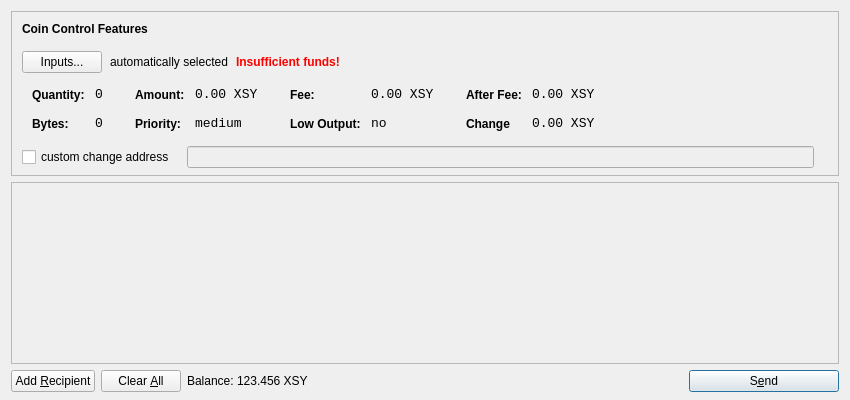
<?xml version="1.0" encoding="UTF-8"?>
<ui version="4.0">
 <class>SendCoinsDialog</class>
 <widget class="QDialog" name="SendCoinsDialog">
  <property name="geometry">
   <rect>
    <x>0</x>
    <y>0</y>
    <width>850</width>
    <height>400</height>
   </rect>
  </property>
  <property name="windowTitle">
   <string>Send Coins</string>
  </property>
  <layout class="QVBoxLayout" name="verticalLayout" stretch="0,1,0">
   <property name="bottomMargin">
    <number>8</number>
   </property>
   <item>
    <widget class="QFrame" name="frameCoinControl">
     <property name="sizePolicy">
      <sizepolicy hsizetype="Expanding" vsizetype="Expanding">
       <horstretch>0</horstretch>
       <verstretch>0</verstretch>
      </sizepolicy>
     </property>
     <property name="maximumSize">
      <size>
       <width>16777215</width>
       <height>16777215</height>
      </size>
     </property>
     <property name="frameShape">
      <enum>QFrame::StyledPanel</enum>
     </property>
     <property name="frameShadow">
      <enum>QFrame::Sunken</enum>
     </property>
     <layout class="QVBoxLayout" name="verticalLayoutCoinControl2">
      <property name="spacing">
       <number>-1</number>
      </property>
      <property name="leftMargin">
       <number>0</number>
      </property>
      <property name="topMargin">
       <number>0</number>
      </property>
      <property name="rightMargin">
       <number>0</number>
      </property>
      <property name="bottomMargin">
       <number>6</number>
      </property>
      <item>
       <layout class="QVBoxLayout" name="verticalLayoutCoinControl" stretch="0,0,0,0,1">
        <property name="spacing">
         <number>0</number>
        </property>
        <property name="leftMargin">
         <number>10</number>
        </property>
        <property name="topMargin">
         <number>10</number>
        </property>
        <item>
         <layout class="QHBoxLayout" name="horizontalLayoutCoinControl1">
          <property name="bottomMargin">
           <number>15</number>
          </property>
          <item>
           <widget class="QLabel" name="labelCoinControlFeatures">
            <property name="sizePolicy">
             <sizepolicy hsizetype="Preferred" vsizetype="Maximum">
              <horstretch>0</horstretch>
              <verstretch>0</verstretch>
             </sizepolicy>
            </property>
            <property name="font">
             <font>
              <weight>75</weight>
              <bold>true</bold>
             </font>
            </property>
            <property name="styleSheet">
             <string notr="true">font-weight:bold;</string>
            </property>
            <property name="text">
             <string>Coin Control Features</string>
            </property>
           </widget>
          </item>
         </layout>
        </item>
        <item>
         <layout class="QHBoxLayout" name="horizontalLayoutCoinControl2" stretch="0,0,0,0">
          <property name="spacing">
           <number>8</number>
          </property>
          <property name="bottomMargin">
           <number>10</number>
          </property>
          <item>
           <widget class="QPushButton" name="pushButtonCoinControl">
            <property name="styleSheet">
             <string notr="true"/>
            </property>
            <property name="text">
             <string>Inputs...</string>
            </property>
           </widget>
          </item>
          <item>
           <widget class="QLabel" name="labelCoinControlAutomaticallySelected">
            <property name="text">
             <string>automatically selected</string>
            </property>
            <property name="margin">
             <number>5</number>
            </property>
           </widget>
          </item>
          <item>
           <widget class="QLabel" name="labelCoinControlInsuffFunds">
            <property name="font">
             <font>
              <weight>75</weight>
              <bold>true</bold>
             </font>
            </property>
            <property name="styleSheet">
             <string notr="true">color:red;font-weight:bold;</string>
            </property>
            <property name="text">
             <string>Insufficient funds!</string>
            </property>
            <property name="margin">
             <number>5</number>
            </property>
           </widget>
          </item>
          <item>
           <spacer name="horizontalSpacerCoinControl">
            <property name="orientation">
             <enum>Qt::Horizontal</enum>
            </property>
            <property name="sizeHint" stdset="0">
             <size>
              <width>40</width>
              <height>1</height>
             </size>
            </property>
           </spacer>
          </item>
         </layout>
        </item>
        <item>
         <widget class="QWidget" name="widgetCoinControl" native="true">
          <property name="sizePolicy">
           <sizepolicy hsizetype="Preferred" vsizetype="Preferred">
            <horstretch>0</horstretch>
            <verstretch>0</verstretch>
           </sizepolicy>
          </property>
          <property name="minimumSize">
           <size>
            <width>0</width>
            <height>0</height>
           </size>
          </property>
          <property name="styleSheet">
           <string notr="true"/>
          </property>
          <layout class="QHBoxLayout" name="horizontalLayoutCoinControl5">
           <property name="margin">
            <number>0</number>
           </property>
           <item>
            <layout class="QHBoxLayout" name="horizontalLayoutCoinControl3" stretch="0,0,0,1">
             <property name="spacing">
              <number>20</number>
             </property>
             <property name="topMargin">
              <number>0</number>
             </property>
             <property name="bottomMargin">
              <number>10</number>
             </property>
             <item>
              <layout class="QFormLayout" name="formLayoutCoinControl1">
               <property name="horizontalSpacing">
                <number>10</number>
               </property>
               <property name="verticalSpacing">
                <number>14</number>
               </property>
               <property name="leftMargin">
                <number>10</number>
               </property>
               <property name="topMargin">
                <number>4</number>
               </property>
               <property name="rightMargin">
                <number>6</number>
               </property>
               <item row="0" column="0">
                <widget class="QLabel" name="labelCoinControlQuantityText">
                 <property name="styleSheet">
                  <string notr="true">font-weight:bold;</string>
                 </property>
                 <property name="text">
                  <string>Quantity:</string>
                 </property>
                 <property name="margin">
                  <number>0</number>
                 </property>
                </widget>
               </item>
               <item row="0" column="1">
                <widget class="QLabel" name="labelCoinControlQuantity">
                 <property name="font">
                  <font>
                   <family>Monospace</family>
                   <pointsize>10</pointsize>
                  </font>
                 </property>
                 <property name="cursor">
                  <cursorShape>IBeamCursor</cursorShape>
                 </property>
                 <property name="contextMenuPolicy">
                  <enum>Qt::ActionsContextMenu</enum>
                 </property>
                 <property name="text">
                  <string>0</string>
                 </property>
                 <property name="margin">
                  <number>0</number>
                 </property>
                 <property name="textInteractionFlags">
                  <set>Qt::LinksAccessibleByMouse|Qt::TextSelectableByKeyboard|Qt::TextSelectableByMouse</set>
                 </property>
                </widget>
               </item>
               <item row="1" column="0">
                <widget class="QLabel" name="labelCoinControlBytesText">
                 <property name="styleSheet">
                  <string notr="true">font-weight:bold;</string>
                 </property>
                 <property name="text">
                  <string>Bytes:</string>
                 </property>
                </widget>
               </item>
               <item row="1" column="1">
                <widget class="QLabel" name="labelCoinControlBytes">
                 <property name="font">
                  <font>
                   <family>Monospace</family>
                   <pointsize>10</pointsize>
                  </font>
                 </property>
                 <property name="cursor">
                  <cursorShape>IBeamCursor</cursorShape>
                 </property>
                 <property name="contextMenuPolicy">
                  <enum>Qt::ActionsContextMenu</enum>
                 </property>
                 <property name="text">
                  <string>0</string>
                 </property>
                 <property name="textInteractionFlags">
                  <set>Qt::LinksAccessibleByMouse|Qt::TextSelectableByKeyboard|Qt::TextSelectableByMouse</set>
                 </property>
                </widget>
               </item>
              </layout>
             </item>
             <item>
              <layout class="QFormLayout" name="formLayoutCoinControl2">
               <property name="horizontalSpacing">
                <number>10</number>
               </property>
               <property name="verticalSpacing">
                <number>14</number>
               </property>
               <property name="leftMargin">
                <number>6</number>
               </property>
               <property name="topMargin">
                <number>4</number>
               </property>
               <property name="rightMargin">
                <number>6</number>
               </property>
               <item row="0" column="0">
                <widget class="QLabel" name="labelCoinControlAmountText">
                 <property name="styleSheet">
                  <string notr="true">font-weight:bold;</string>
                 </property>
                 <property name="text">
                  <string>Amount:</string>
                 </property>
                 <property name="margin">
                  <number>0</number>
                 </property>
                </widget>
               </item>
               <item row="0" column="1">
                <widget class="QLabel" name="labelCoinControlAmount">
                 <property name="font">
                  <font>
                   <family>Monospace</family>
                   <pointsize>10</pointsize>
                  </font>
                 </property>
                 <property name="cursor">
                  <cursorShape>IBeamCursor</cursorShape>
                 </property>
                 <property name="contextMenuPolicy">
                  <enum>Qt::ActionsContextMenu</enum>
                 </property>
                 <property name="text">
                  <string>0.00 XSY</string>
                 </property>
                 <property name="textInteractionFlags">
                  <set>Qt::LinksAccessibleByMouse|Qt::TextSelectableByKeyboard|Qt::TextSelectableByMouse</set>
                 </property>
                </widget>
               </item>
               <item row="1" column="0">
                <widget class="QLabel" name="labelCoinControlPriorityText">
                 <property name="styleSheet">
                  <string notr="true">font-weight:bold;</string>
                 </property>
                 <property name="text">
                  <string>Priority:</string>
                 </property>
                </widget>
               </item>
               <item row="1" column="1">
                <widget class="QLabel" name="labelCoinControlPriority">
                 <property name="font">
                  <font>
                   <family>Monospace</family>
                   <pointsize>10</pointsize>
                  </font>
                 </property>
                 <property name="cursor">
                  <cursorShape>IBeamCursor</cursorShape>
                 </property>
                 <property name="contextMenuPolicy">
                  <enum>Qt::ActionsContextMenu</enum>
                 </property>
                 <property name="text">
                  <string>medium</string>
                 </property>
                 <property name="textInteractionFlags">
                  <set>Qt::LinksAccessibleByMouse|Qt::TextSelectableByKeyboard|Qt::TextSelectableByMouse</set>
                 </property>
                </widget>
               </item>
              </layout>
             </item>
             <item>
              <layout class="QFormLayout" name="formLayoutCoinControl3">
               <property name="horizontalSpacing">
                <number>10</number>
               </property>
               <property name="verticalSpacing">
                <number>14</number>
               </property>
               <property name="leftMargin">
                <number>6</number>
               </property>
               <property name="topMargin">
                <number>4</number>
               </property>
               <property name="rightMargin">
                <number>6</number>
               </property>
               <item row="0" column="0">
                <widget class="QLabel" name="labelCoinControlFeeText">
                 <property name="styleSheet">
                  <string notr="true">font-weight:bold;</string>
                 </property>
                 <property name="text">
                  <string>Fee:</string>
                 </property>
                 <property name="margin">
                  <number>0</number>
                 </property>
                </widget>
               </item>
               <item row="0" column="1">
                <widget class="QLabel" name="labelCoinControlFee">
                 <property name="font">
                  <font>
                   <family>Monospace</family>
                   <pointsize>10</pointsize>
                  </font>
                 </property>
                 <property name="cursor">
                  <cursorShape>IBeamCursor</cursorShape>
                 </property>
                 <property name="contextMenuPolicy">
                  <enum>Qt::ActionsContextMenu</enum>
                 </property>
                 <property name="text">
                  <string>0.00 XSY</string>
                 </property>
                 <property name="textInteractionFlags">
                  <set>Qt::LinksAccessibleByMouse|Qt::TextSelectableByKeyboard|Qt::TextSelectableByMouse</set>
                 </property>
                </widget>
               </item>
               <item row="1" column="0">
                <widget class="QLabel" name="labelCoinControlLowOutputText">
                 <property name="styleSheet">
                  <string notr="true">font-weight:bold;</string>
                 </property>
                 <property name="text">
                  <string>Low Output:</string>
                 </property>
                </widget>
               </item>
               <item row="1" column="1">
                <widget class="QLabel" name="labelCoinControlLowOutput">
                 <property name="font">
                  <font>
                   <family>Monospace</family>
                   <pointsize>10</pointsize>
                  </font>
                 </property>
                 <property name="cursor">
                  <cursorShape>IBeamCursor</cursorShape>
                 </property>
                 <property name="contextMenuPolicy">
                  <enum>Qt::ActionsContextMenu</enum>
                 </property>
                 <property name="text">
                  <string>no</string>
                 </property>
                 <property name="textInteractionFlags">
                  <set>Qt::LinksAccessibleByMouse|Qt::TextSelectableByKeyboard|Qt::TextSelectableByMouse</set>
                 </property>
                </widget>
               </item>
              </layout>
             </item>
             <item>
              <layout class="QFormLayout" name="formLayoutCoinControl4">
               <property name="horizontalSpacing">
                <number>10</number>
               </property>
               <property name="verticalSpacing">
                <number>14</number>
               </property>
               <property name="leftMargin">
                <number>6</number>
               </property>
               <property name="topMargin">
                <number>4</number>
               </property>
               <property name="rightMargin">
                <number>6</number>
               </property>
               <item row="0" column="0">
                <widget class="QLabel" name="labelCoinControlAfterFeeText">
                 <property name="styleSheet">
                  <string notr="true">font-weight:bold;</string>
                 </property>
                 <property name="text">
                  <string>After Fee:</string>
                 </property>
                 <property name="margin">
                  <number>0</number>
                 </property>
                </widget>
               </item>
               <item row="0" column="1">
                <widget class="QLabel" name="labelCoinControlAfterFee">
                 <property name="font">
                  <font>
                   <family>Monospace</family>
                   <pointsize>10</pointsize>
                  </font>
                 </property>
                 <property name="cursor">
                  <cursorShape>IBeamCursor</cursorShape>
                 </property>
                 <property name="contextMenuPolicy">
                  <enum>Qt::ActionsContextMenu</enum>
                 </property>
                 <property name="text">
                  <string>0.00 XSY</string>
                 </property>
                 <property name="textInteractionFlags">
                  <set>Qt::LinksAccessibleByMouse|Qt::TextSelectableByKeyboard|Qt::TextSelectableByMouse</set>
                 </property>
                </widget>
               </item>
               <item row="1" column="0">
                <widget class="QLabel" name="labelCoinControlChangeText">
                 <property name="styleSheet">
                  <string notr="true">font-weight:bold;</string>
                 </property>
                 <property name="text">
                  <string>Change</string>
                 </property>
                </widget>
               </item>
               <item row="1" column="1">
                <widget class="QLabel" name="labelCoinControlChange">
                 <property name="font">
                  <font>
                   <family>Monospace</family>
                   <pointsize>10</pointsize>
                  </font>
                 </property>
                 <property name="cursor">
                  <cursorShape>IBeamCursor</cursorShape>
                 </property>
                 <property name="contextMenuPolicy">
                  <enum>Qt::ActionsContextMenu</enum>
                 </property>
                 <property name="text">
                  <string>0.00 XSY</string>
                 </property>
                 <property name="textInteractionFlags">
                  <set>Qt::LinksAccessibleByMouse|Qt::TextSelectableByKeyboard|Qt::TextSelectableByMouse</set>
                 </property>
                </widget>
               </item>
              </layout>
             </item>
            </layout>
           </item>
          </layout>
         </widget>
        </item>
        <item>
         <layout class="QHBoxLayout" name="horizontalLayoutCoinControl4" stretch="0,0,0">
          <property name="spacing">
           <number>12</number>
          </property>
          <property name="sizeConstraint">
           <enum>QLayout::SetDefaultConstraint</enum>
          </property>
          <property name="topMargin">
           <number>5</number>
          </property>
          <property name="rightMargin">
           <number>5</number>
          </property>
          <item>
           <widget class="QCheckBox" name="checkBoxCoinControlChange">
            <property name="text">
             <string>custom change address</string>
            </property>
           </widget>
          </item>
          <item>
           <widget class="QLineEdit" name="lineEditCoinControlChange">
            <property name="enabled">
             <bool>false</bool>
            </property>
            <property name="sizePolicy">
             <sizepolicy hsizetype="Expanding" vsizetype="Fixed">
              <horstretch>0</horstretch>
              <verstretch>0</verstretch>
             </sizepolicy>
            </property>
           </widget>
          </item>
          <item>
           <widget class="QLabel" name="labelCoinControlChangeLabel">
            <property name="sizePolicy">
             <sizepolicy hsizetype="Preferred" vsizetype="Expanding">
              <horstretch>0</horstretch>
              <verstretch>0</verstretch>
             </sizepolicy>
            </property>
            <property name="minimumSize">
             <size>
              <width>0</width>
              <height>0</height>
             </size>
            </property>
            <property name="text">
             <string/>
            </property>
            <property name="margin">
             <number>3</number>
            </property>
           </widget>
          </item>
         </layout>
        </item>
        <item>
         <spacer name="verticalSpacerCoinControl">
          <property name="orientation">
           <enum>Qt::Vertical</enum>
          </property>
          <property name="sizeHint" stdset="0">
           <size>
            <width>800</width>
            <height>1</height>
           </size>
          </property>
         </spacer>
        </item>
       </layout>
      </item>
     </layout>
    </widget>
   </item>
   <item>
    <widget class="QScrollArea" name="scrollArea">
     <property name="widgetResizable">
      <bool>true</bool>
     </property>
     <widget class="QWidget" name="scrollAreaWidgetContents">
      <property name="geometry">
       <rect>
        <x>0</x>
        <y>0</y>
        <width>830</width>
        <height>165</height>
       </rect>
      </property>
      <layout class="QVBoxLayout" name="verticalLayout_2">
       <property name="margin">
        <number>0</number>
       </property>
       <item>
        <layout class="QVBoxLayout" name="entries">
         <property name="spacing">
          <number>6</number>
         </property>
        </layout>
       </item>
       <item>
        <spacer name="verticalSpacer">
         <property name="orientation">
          <enum>Qt::Vertical</enum>
         </property>
         <property name="sizeHint" stdset="0">
          <size>
           <width>20</width>
           <height>40</height>
          </size>
         </property>
        </spacer>
       </item>
      </layout>
     </widget>
    </widget>
   </item>
   <item>
    <layout class="QHBoxLayout" name="horizontalLayout">
     <item>
      <widget class="QPushButton" name="addButton">
       <property name="toolTip">
        <string>Send to multiple recipients at once</string>
       </property>
       <property name="text">
        <string>Add &amp;Recipient</string>
       </property>
       <property name="icon">
        <iconset resource="../bitcoin.qrc">
         <normaloff>:/icons/add</normaloff>:/icons/add</iconset>
       </property>
       <property name="autoDefault">
        <bool>false</bool>
       </property>
      </widget>
     </item>
     <item>
      <widget class="QPushButton" name="clearButton">
       <property name="sizePolicy">
        <sizepolicy hsizetype="Minimum" vsizetype="Fixed">
         <horstretch>0</horstretch>
         <verstretch>0</verstretch>
        </sizepolicy>
       </property>
       <property name="toolTip">
        <string>Remove all transaction fields</string>
       </property>
       <property name="text">
        <string>Clear &amp;All</string>
       </property>
       <property name="icon">
        <iconset resource="../bitcoin.qrc">
         <normaloff>:/icons/remove</normaloff>:/icons/remove</iconset>
       </property>
       <property name="autoRepeatDelay">
        <number>300</number>
       </property>
       <property name="autoDefault">
        <bool>false</bool>
       </property>
      </widget>
     </item>
     <item>
      <layout class="QHBoxLayout" name="horizontalLayout_2">
       <property name="spacing">
        <number>3</number>
       </property>
       <item>
        <widget class="QLabel" name="label">
         <property name="sizePolicy">
          <sizepolicy hsizetype="Preferred" vsizetype="Fixed">
           <horstretch>0</horstretch>
           <verstretch>0</verstretch>
          </sizepolicy>
         </property>
         <property name="text">
          <string>Balance:</string>
         </property>
        </widget>
       </item>
       <item>
        <widget class="QLabel" name="labelBalance">
         <property name="sizePolicy">
          <sizepolicy hsizetype="Preferred" vsizetype="Fixed">
           <horstretch>0</horstretch>
           <verstretch>0</verstretch>
          </sizepolicy>
         </property>
         <property name="cursor">
          <cursorShape>IBeamCursor</cursorShape>
         </property>
         <property name="text">
          <string>123.456 XSY</string>
         </property>
         <property name="textInteractionFlags">
          <set>Qt::LinksAccessibleByMouse|Qt::TextSelectableByKeyboard|Qt::TextSelectableByMouse</set>
         </property>
        </widget>
       </item>
      </layout>
     </item>
     <item>
      <spacer name="horizontalSpacer">
       <property name="orientation">
        <enum>Qt::Horizontal</enum>
       </property>
       <property name="sizeHint" stdset="0">
        <size>
         <width>40</width>
         <height>20</height>
        </size>
       </property>
      </spacer>
     </item>
     <item>
      <widget class="QPushButton" name="sendButton">
       <property name="minimumSize">
        <size>
         <width>150</width>
         <height>0</height>
        </size>
       </property>
       <property name="toolTip">
        <string>Confirm the send action</string>
       </property>
       <property name="text">
        <string>S&amp;end</string>
       </property>
       <property name="icon">
        <iconset resource="../bitcoin.qrc">
         <normaloff>:/icons/send</normaloff>:/icons/send</iconset>
       </property>
       <property name="default">
        <bool>true</bool>
       </property>
      </widget>
     </item>
    </layout>
   </item>
  </layout>
 </widget>
 <resources>
  <include location="../bitcoin.qrc"/>
 </resources>
 <connections/>
</ui>
